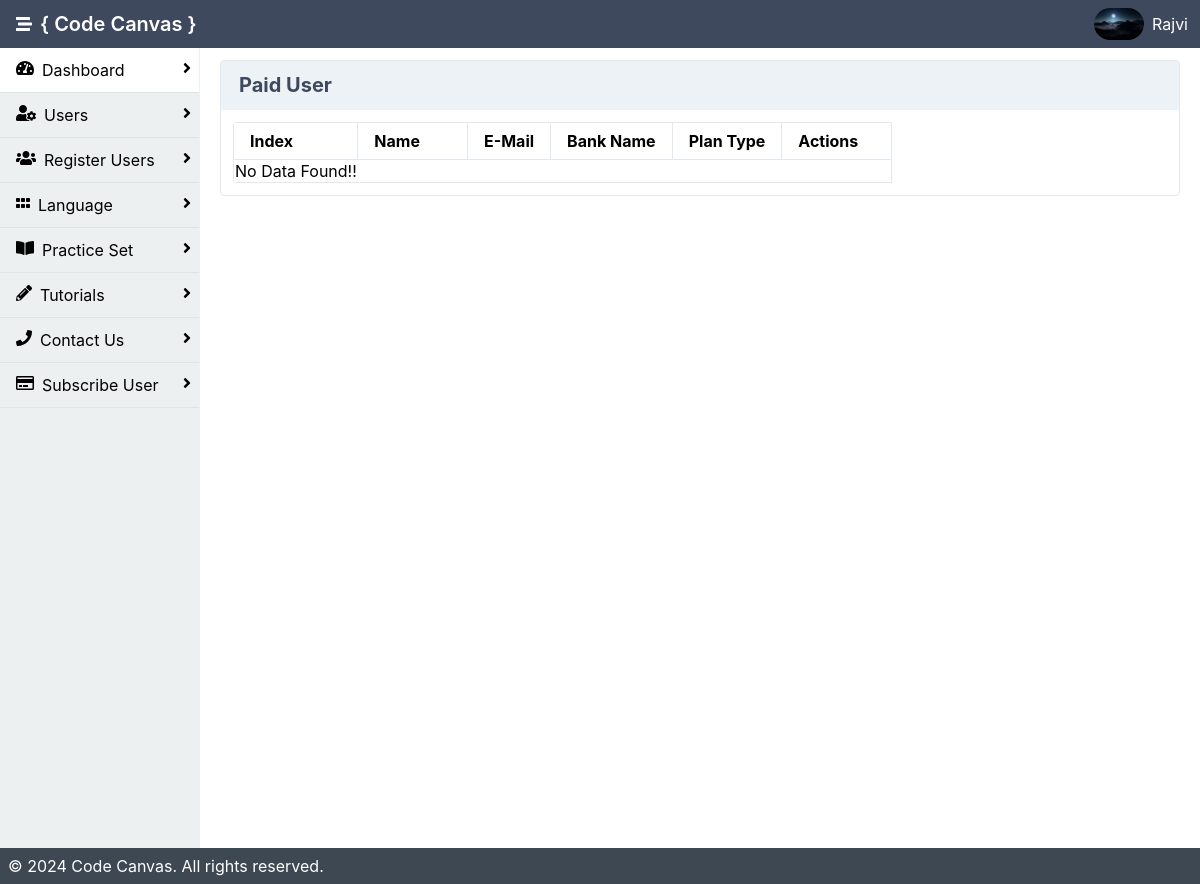
Page /admin/pay.php (signed in) on the earlier database version.
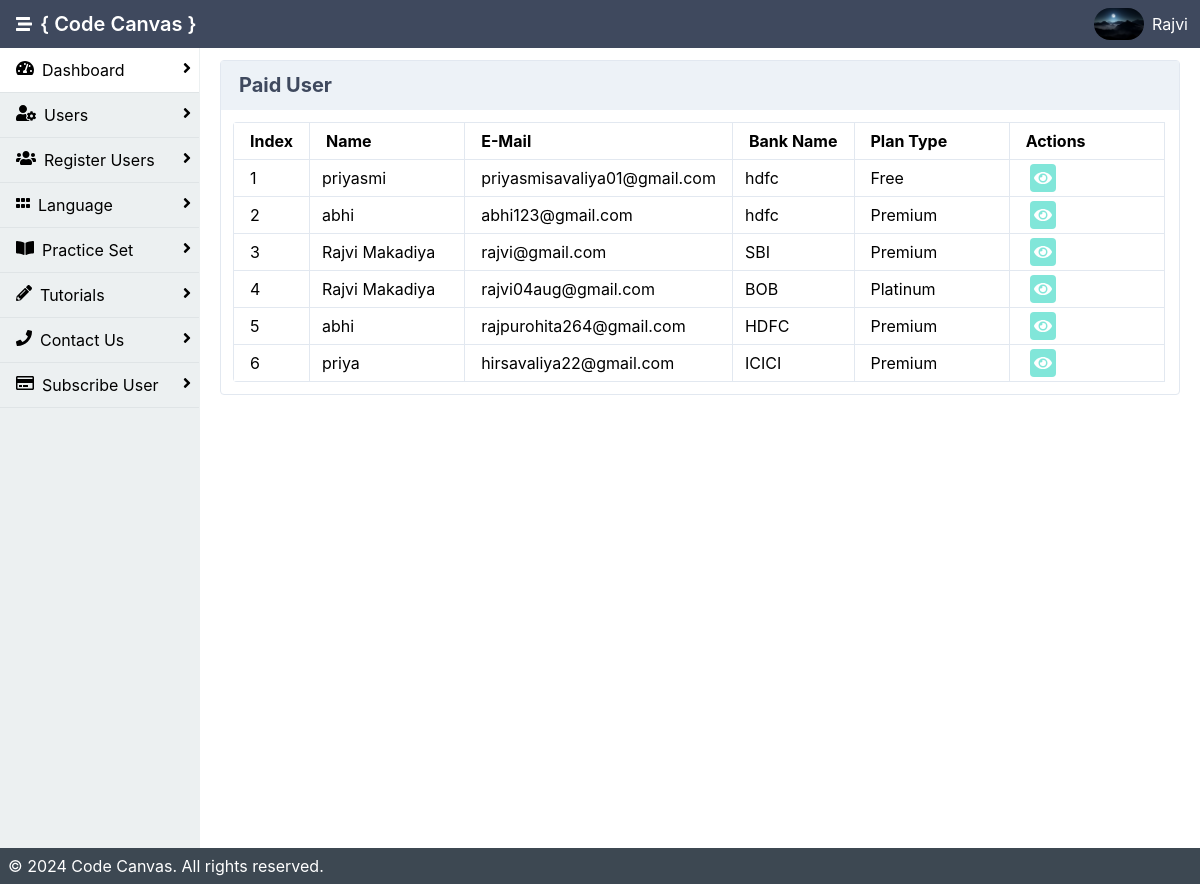
Same page on the later database version.
### tables this page shows
CREATE TABLE `payment` (
  `id` int(200) NOT NULL,
  `name` varchar(200) NOT NULL,
  `email` varchar(200) NOT NULL,
  `bank_name` varchar(200) NOT NULL,
  `account_num` varchar(200) NOT NULL,
  `amount` int(200) NOT NULL,
  `type` varchar(200) NOT NULL,
  `duration` varchar(200) NOT NULL,
  `created_date` date NOT NULL DEFAULT current_timestamp()
);

### admin/pay.php (the view, shortened to what this page needs)
<?php
include 'inc/header.php';
$records_per_page = 8;
$current_page = isset($_GET['page']) ? $_GET['page'] : 1;
$start_from = ($current_page - 1) * $records_per_page;
$qry = "SELECT * FROM payment LIMIT $start_from, $records_per_page";
$data = mysqli_query($con, $qry);
$index_start = ($current_page - 1) * $records_per_page + 0;
?>
<!DOCTYPE html>
<html lang="en">
<div class="mx-auto bg-grey-400">
    <div class="min-h-screen flex flex-col">
        <div class="flex flex-1">
            <?php include 'inc/sidebar.php'; ?>
            <main class="bg-white-500 flex-1 p-3 overflow-hidden">
            <div class="flex flex-1  flex-col md:flex-row lg:flex-row mx-2">
                        <div class="mb-2 border-solid border-gray-300 rounded border shadow-sm w-full">
                        <div class="bg-gray-200 px-2 py-3 border-solid border-gray-200 border-b flex justify-between">
                        <span class="heder">Paid User</span>
                    </div>
                            <div class="p-3">
                                <table class="table-responsive w-full rounded">
                                    <thead>
                                      <tr>
                                          <th class="border px-4 py-2">Index</th>
                                          <th class="border w-1/6 px-4 py-2">Name</th>
                                          <th class="border px-4 py-2">E-Mail</th>
                                          <th class="border px-4 py-2">Bank Name</th>
                                        <th class="border w-1/6 px-4 py-2">Plan Type</th>
                                        <th class="border w-1/6 px-4 py-2">Actions</th>
                                      </tr>
                                    </thead>
                                    <tbody>
                                    <?php
                                    $i = $index_start;
                                    $co=0;
                                    if(mysqli_num_rows($data) > 0 ){
                                    while($result= mysqli_fetch_assoc($data)){
                                        $i++;
                                        $popup_container = "popup-container".$i;
                                    ?>
                                        <tr>
                                            <td class="border px-4 py-2"><?php echo $i;?></td>
                                            <td class="border px-3 py-2"><?php echo $result['name'];?></td>
                                            <td class="border px-4 py-2"><?php echo $result['email'];?></td>
                                            <td class="border px-3 py-2"><?php echo strip_tags($result['bank_name']);?></td>
                                            <td class="border px-4 py-2">
                                                <?php echo $result['type'];?></td>
                                            <td class="border px-4 py-2">
                                            <a class="bg-teal-300 cursor-pointer rounded p-1 mx-1 text-white">
                                                        <i class="fas fa-eye" onclick="openPopup('<?php echo $popup_container; ?>')"></i></a>
                                            </td>
                                        </tr>
                                        <?php $co++; } }else{
                                            ?>
                        <tr class="border"><td>No Data Found!!</td></tr>
                                            <?php
                    }?>
                                    </tbody>
                                </table>
                            </div>
                        </div>
                    </div>
                    <div class="p-3">
                        </div>
                </div>
        </div>
        <?php include 'inc/footer.php'; ?>
    </div>
</body>
</html>

Differences in the rows shown:
added payment: name "priyasmi", email "priyasmisavaliya01@gmail.com", bank_name "hdfc", type "Free"
added payment: name "abhi", email "abhi123@gmail.com", bank_name "hdfc", type "Premium"
added payment: name "Rajvi Makadiya", email "rajvi@gmail.com", bank_name "SBI", type "Premium"
added payment: name "Rajvi Makadiya", email "rajvi04aug@gmail.com", bank_name "BOB", type "Platinum"
added payment: name "abhi", email "rajpurohita264@gmail.com", bank_name "HDFC", type "Premium"
added payment: name "priya", email "hirsavaliya22@gmail.com", bank_name "ICICI", type "Premium"
Other differences:
text no longer shown: "No Data Found!!"
